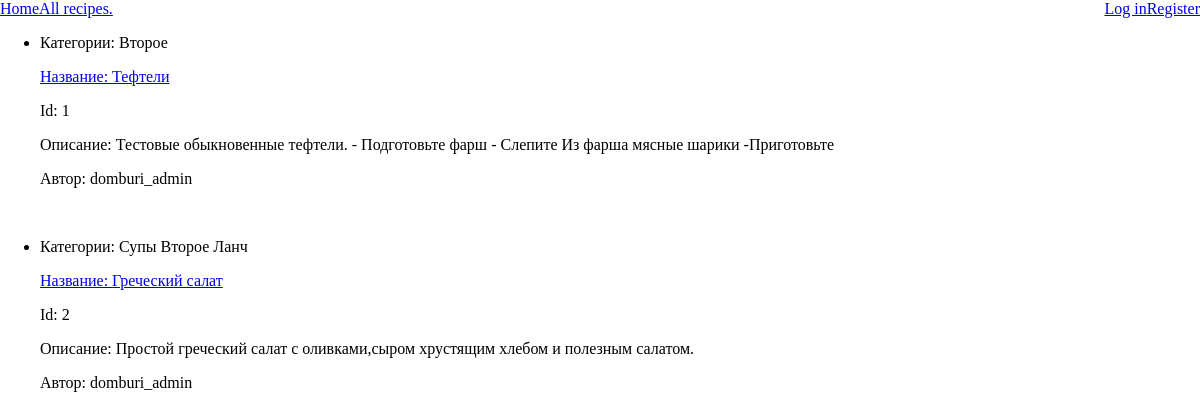
Page /recipes/recipes/ on the earlier database version.
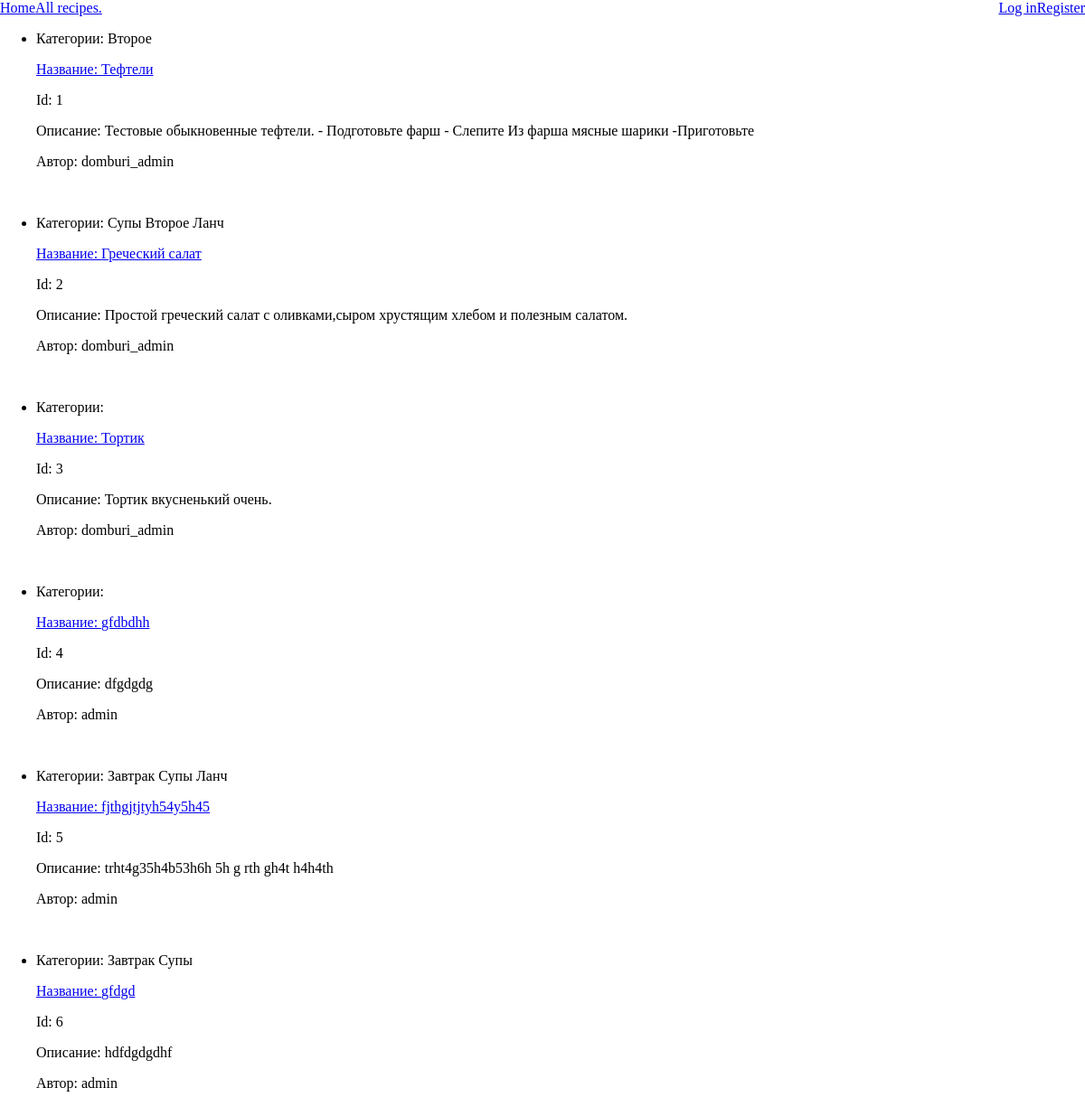
Same page on the later database version.
### recipes/models.py (models this page shows, shortened)
class Recipe(models.Model):
    name = CharField(max_length=40, null=False)
    description = TextField(max_length=2000, null=False, blank=True)
    cooking_steps = IntegerField(default=1)
    cooking_time = IntegerField(default=5)
    image = ImageField(null=True, blank=True)
    author = ForeignKey(User, on_delete=models.CASCADE, related_name='recipe')
    categories = ManyToManyField("Category", related_name='recipes')
    class Meta:
        ordering = ['pk']

class Category(models.Model):
    name = CharField(null=False, max_length=30)
    description = TextField(max_length=200, null=False, blank=True)

### recipes/views.py (the view)
# urls.py: path("recipes/", RecipeListView.as_view(), name='recipes_list'),
class RecipeListView(ListView):
    queryset = Recipe.objects.select_related('author') \
        .prefetch_related('categories') \
        .all()
    context_object_name = 'recipes'
    template_name = 'recipes/recipes.html'
    paginate_by = 6

### recipes/templates/recipes/recipes.html (shortened to what this page needs)
{% extends "./base.html" %}
{% block body %}
<div>
    {% if recipes %}
    <ul>
        {% for recipe in recipes %}
        <li>
            {% if recipe.categories %}
            <p>
                Категории:
                {% for category in recipe.categories.all %}
                {{ category.name }}
                {% endfor %}
            </p>
            {% endif %}
            <p><a href="{% url 'recipes:recipe_detail' recipe.pk %}">
                Название: {{ recipe.name }}</a></p>
            <p>Id: {{ recipe.pk }}</p>
            <p>Описание: {{ recipe.description }}</p>
            <p>Автор: {{ recipe.author }}</p>
        </li>
        <br>
        {% endfor %}
    </ul>
    {% else %}
    <span>No data here yet.</span>
    {% endif %}
</div>
{% endblock %}

Differences in the rows shown:
added Recipe: shows "Категории:", name "Тортик", pk "3", description "Тортик вкусненький очень.", author "domburi_admin"
added Recipe: shows "Категории:", name "gfdbdhh", pk "4", description "dfgdgdg", author "admin"
added Recipe: name "fjthgjtjtyh54y5h45", pk "5", description "trht4g35h4b53h6h 5h g rth gh4t h4h4th", author "admin", Category (name "Супы"), Category (name "Ланч")
now on this page (row unchanged): Category: name "Завтрак"
added Recipe: name "gfdgd", pk "6", description "hdfdgdgdhf", author "admin", Category (name "Супы")
